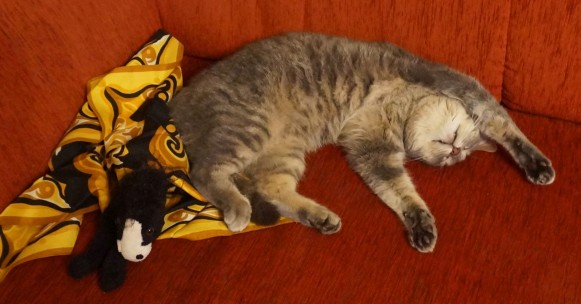
#> input picture practice/GolyoAlszik_rs.jpg, 581 x 304 px
$ python 05_01_a_calcHist_plot_as_image.py
#> lines starting #> are read from the running program, lines starting #| are printed output that depends on the picture

import cv2
import numpy as np
from matplotlib import pyplot as plt


def get_diagram_as_image(fig_in):
    fig_in.canvas.draw()
    data = np.array(fig_in.canvas.renderer.buffer_rgba())
    data_bgr = cv2.cvtColor(data, cv2.COLOR_RGBA2BGR)

    return data_bgr


im = cv2.imread('GolyoAlszik_rs.jpg', cv2.IMREAD_GRAYSCALE)
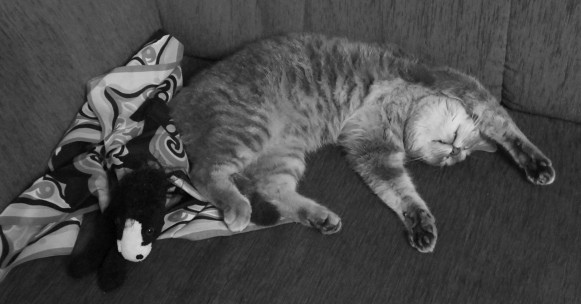
#> im: shape (304, 581); min 0, max 222, mean 73.2
# [5 lines of commented-out code are left out]

cv2.imshow('im', im)
print('Min: {}'.format(np.min(im)))
#| Min: 0
print('Max: {}'.format(np.max(im)))
#| Max: 222

hist_gray = cv2.calcHist([im], [0], None, [256], [0, 256])
#> hist_gray = 256 values, max 4014 at index 51, min 0 at index 223, mean 689.9

fig = plt.figure(figsize=(4, 2), dpi=100)
# plt.plot(hist_gray)
# plt.scatter(np.arange(256), hist_gray, s=1)
# plt.bar(np.arange(256), np.transpose(hist_gray.astype(int))[0])
plt.vlines(np.arange(256), 0, hist_gray)
# plt.xlim([0, 255])
plt.ylim([0, np.max(hist_gray)])
fig.tight_layout(pad=0)
hist_gray_diag = get_diagram_as_image(fig)
#> in get_diagram_as_image, `data_bgr = cv2.cvtColor(data, cv2.COLOR_RGBA2BGR)`:
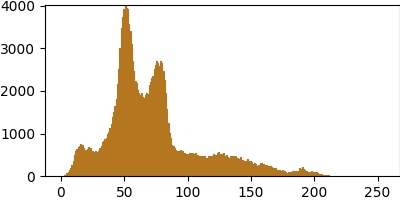
#> data_bgr: shape (200, 400, 3); mean R, G, B 239.8, 232.4, 221.7
cv2.imshow('Histogram (full)', hist_gray_diag)

# Histogram with 16 bins
hist_gray2 = cv2.calcHist([im], [0], None, [16], [0, 256])
#> hist_gray2 = [4349, 10138, 22508, 48517, 36183, 19187, 8383, 7883, 7335, 5167, 3230, 2000, 1545, 199, 0, 0]

fig2 = plt.figure(figsize=(4, 2), dpi=100)
# plt.plot(hist_gray2)
plt.scatter(np.arange(16), hist_gray2, s=5)
# plt.bar(np.arange(16), np.transpose(hist_gray2.astype(int))[0])
# plt.vlines(np.arange(16), 0, hist_gray2)
# plt.xlim([0, 15])
plt.ylim([0, np.max(hist_gray2)])
hist_gray_diag2 = get_diagram_as_image(fig2)
#> in get_diagram_as_image (call 2), `data_bgr = cv2.cvtColor(data, cv2.COLOR_RGBA2BGR)`:
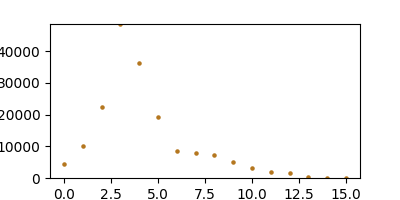
#> data_bgr: shape (200, 400, 3); mean R, G, B 248, 247.8, 247.6
cv2.imshow('Histogram (16 levels)', hist_gray_diag2)

cv2.waitKey(0)
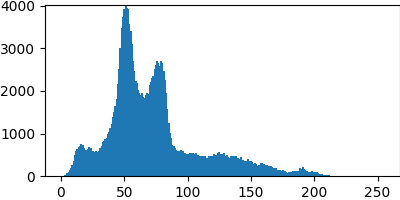
#> figure drawn by matplotlib, 1 panel
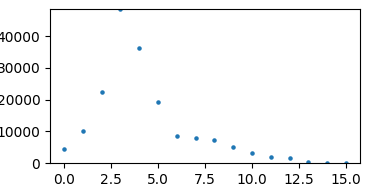
#> figure drawn by matplotlib, 1 panel

$ run again, with practice/screen01_h.png saved as practice/GolyoAlszik_rs.jpg
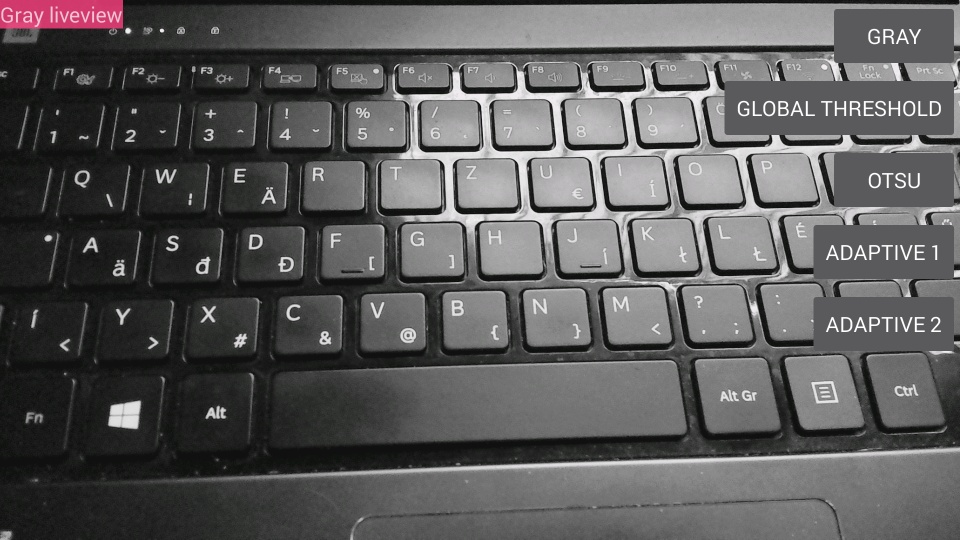
#> input picture practice/screen01_h.png, 960 x 540 px
#| Min: 8
#| Max: 255
#> hist_gray = 256 values, max 25503 at index 90, min 0 at index 0, mean 2025
#> in get_diagram_as_image, `data_bgr = cv2.cvtColor(data, cv2.COLOR_RGBA2BGR)`:
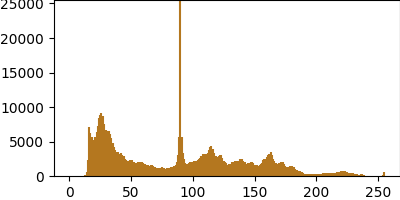
#> data_bgr: shape (200, 400, 3); mean R, G, B 244, 240.5, 235.4
#> hist_gray2 = [3190, 111720, 60963, 32062, 21063, 61157, 39635, 49505, 33038, 30638, 37497, 15836, 5947, 9048, 5762, 1339]
#> `cv2.waitKey(0)`:
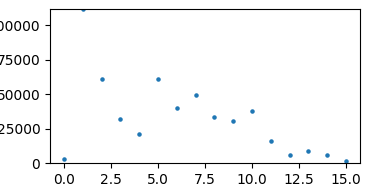
#> figure drawn by matplotlib, 1 panel
